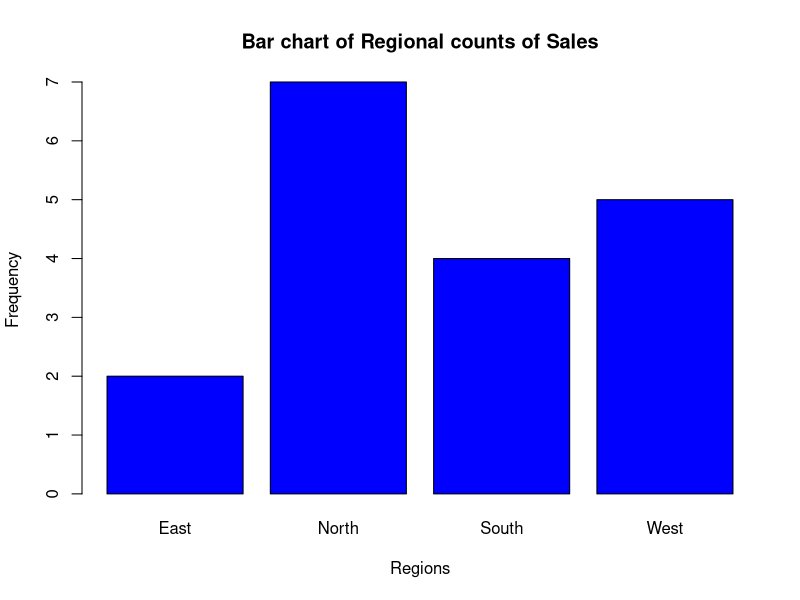

This chart was generated by the following R code:
install.packages("readxl")
library(readxl)
#import data from excel
setwd('F:/R LAB-04')
data <- read_excel("BDA.xlsx",sheet=4,range="A1:I19")
View(data)
#create a bar chart
counts<-table(data$Region)
barplot(counts,main="Bar chart of Regional counts of Sales",
        xlab="Regions",ylab ="Frequency",
        col="blue",border="black")
